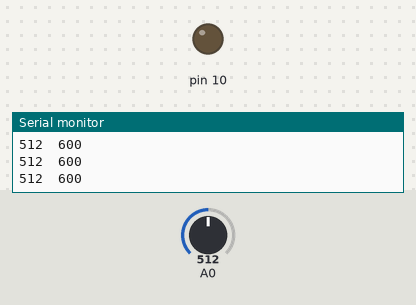
A sketch run on a simulated Arduino Uno, built with avr-gcc and run on an emulated ATmega328P. Shown: output pins drawn as LEDs (lit = HIGH), the last lines printed to the serial monitor. The inputs (shaded band) are chosen by the test bench; at power-on: A0 = 512.

Above: at 1.2 s.
1.3 s: A0 set to 414
4.3 s: A0 set to 389
At 4.8 s:
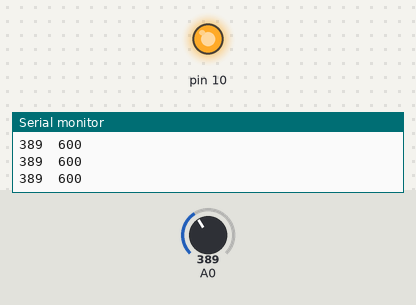
5.8 s: A0 set to 410
At 7.0 s:
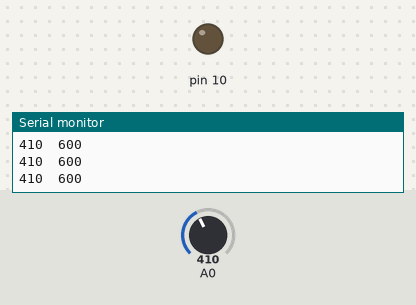
7.3 s: A0 set to 390
At 8.4 s:
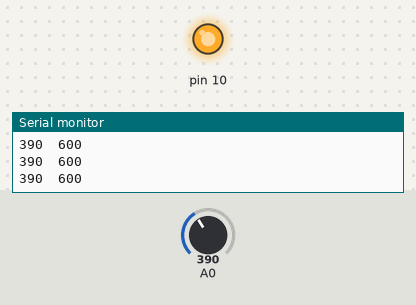
Timing chart, 0 to 9.8 s (numbered marks = the images above; inputs shaded):
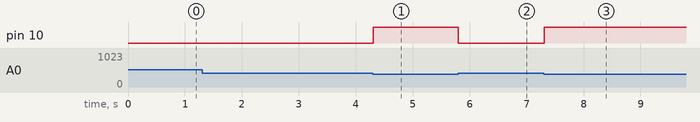

The sketch:

ldr-qua.ino
```cpp
int valorLDR = 0;
void setup() {
  // put your setup code here, to run once:
  pinMode(A0,INPUT);
  pinMode(10,OUTPUT);
  Serial.begin(9600);
}
void loop() {
  valorLDR = analogRead(A0);
  // put your main code here, to run repeatedly:
  Serial.print(valorLDR);
  Serial.print("\t");
  Serial.println(600);
  if(valorLDR <400){
    digitalWrite(10,HIGH);
  }else{
    digitalWrite(10,LOW);
  }
  delay(10);

}
```

Measured:
- the behaviour switches between 400 and 399 on A0 (found by bisection; images 0 and 1)
- after the input at 4.3 s, pin 10: LOW → HIGH at once
- after the input at 5.8 s, pin 10: HIGH → LOW at once
- after the input at 7.3 s, pin 10: LOW → HIGH at once
